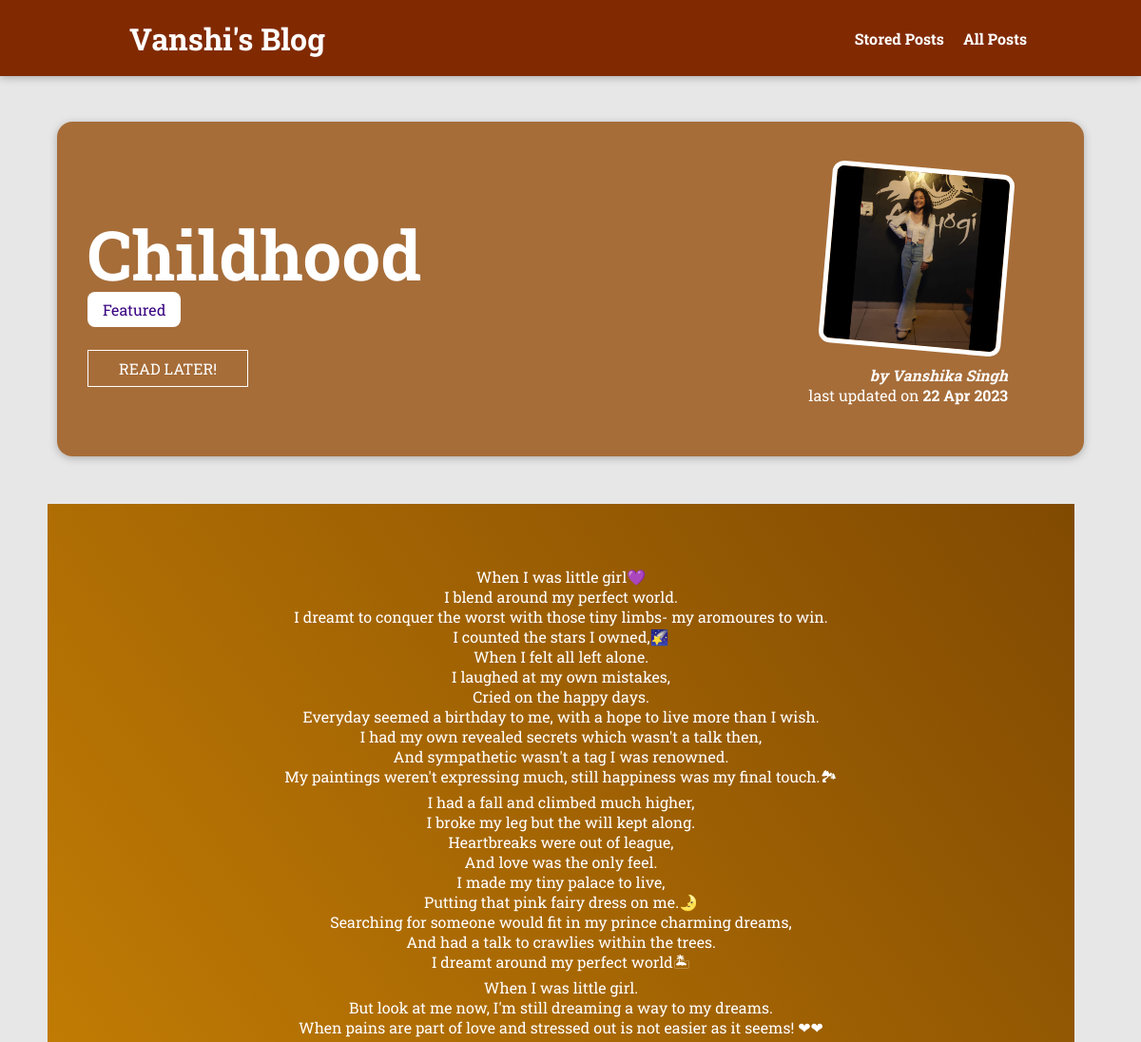
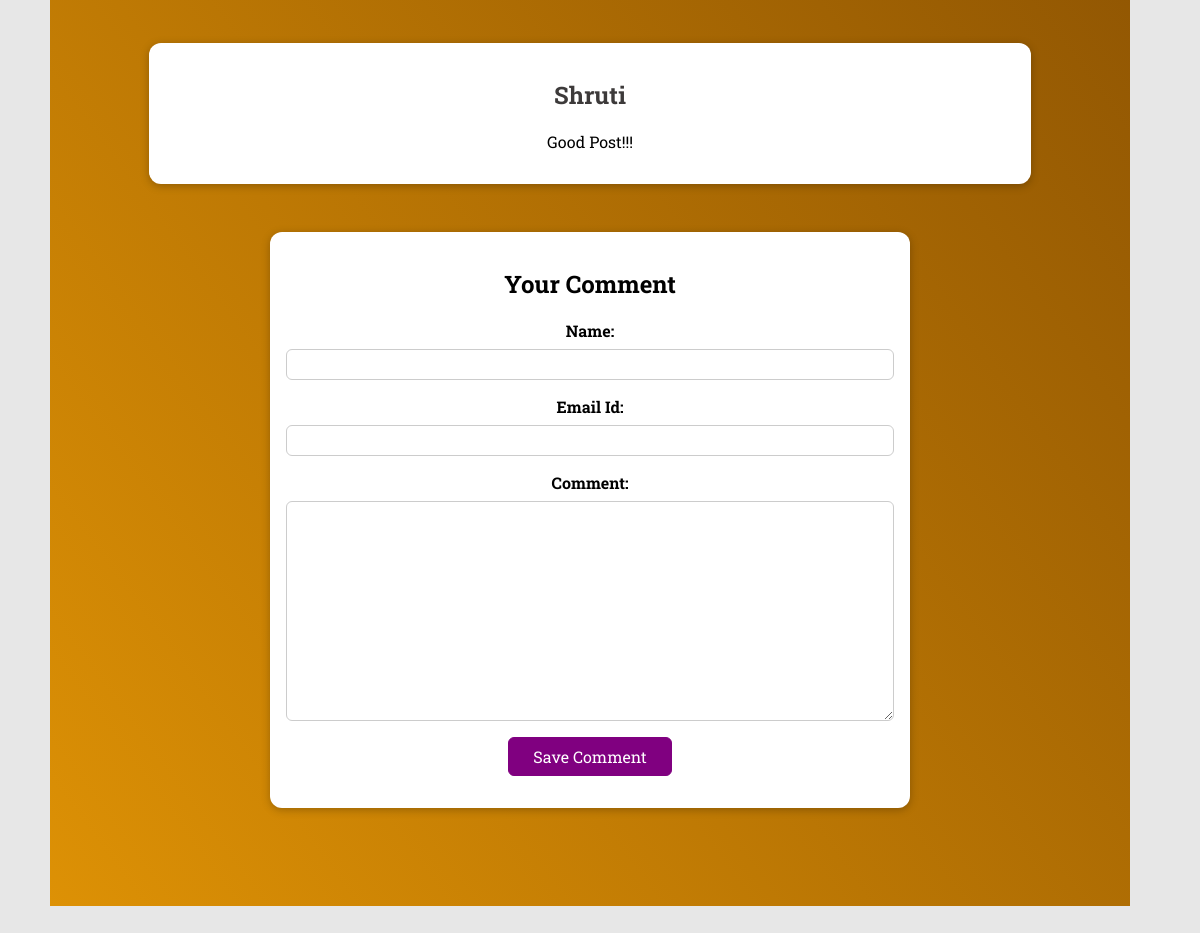
Screenshot of /posts/my-childhood with the database file from the repository (2 pictures, top to bottom).
### appBlog/models.py (models this page shows, shortened)
class Post(models.Model):
    title = models.CharField(max_length=150)
    excerpt = models.CharField(max_length=250)
    image = models.ImageField(upload_to="posts", null=True)
    date = models.DateField(auto_now=True)
    slug = models.SlugField(unique=True,db_index=True)
    content = models.TextField(validators=[MinLengthValidator(10)])
    author = models.ForeignKey(Author, on_delete=models.SET_NULL, null=True, related_name="posts")
    tags = models.ManyToManyField(Tag)

class Tag(models.Model):
    caption = models.CharField(max_length=50)

class Author(models.Model):
    first_name = models.CharField(max_length=100)
    last_name = models.CharField(max_length=100)
    email_address = models.EmailField()
    def __str__(self):
        return f"{self.first_name} {self.last_name}"

class Comment(models.Model):
    user_name = models.CharField(max_length=100)
    user_email = models.EmailField()
    text = models.TextField(max_length=500)
    post = models.ForeignKey(Post, on_delete=models.CASCADE, related_name="comments" )

### appBlog/views.py (the view, shortened to what this page needs)
# urls.py: path("posts/<slug>", views.SinglePostView.as_view(), name="post-detail-page"), #posts/my-first-post
class SinglePostView(View):
    def is_stored_post(self,request, post_id):
        stored_posts = request.session.get("stored_posts")
        if stored_posts is not None:
            is_saved_for_later = post_id in stored_posts
        else:
            is_saved_for_later = False
        return is_saved_for_later
    def get(self,request, slug):
        post = Post.objects.get(slug=slug)
        context = {
            "post": post,
            "all_tags":post.tags.all(),
            "comment_form":CommentForm(),
            "comments": post.comments.all().order_by("-id"),
            "saved_for_later": self.is_stored_post(request,post.id)
        }
        return render(request, "appBlog/post-detail.html", context)

### appBlog/forms.py
class CommentForm(forms.ModelForm):
    class Meta:
        model = Comment
        exclude = ["post"]
        labels = {
            "user_name": "Name",
            "user_email": "Email Id",
            "text" : "Comment"
        }

### appBlog/templates/appBlog/post-detail.html (shortened to what this page needs)
{% extends "base.html" %}
{% load static %}
{% block stylecss %}
<link rel="stylesheet" href="{% static "appBlog/post-detail.css" %}">
{% endblock  %}
{% block content %}
    <section id="summary">
        <h2>{{post.title}}</h2>
        <div>
            {% for tag in all_tags%}
            <span class="tag">{{tag.caption}}</span>
            {% endfor %}
        </div>
        <div id="read-later">
            <form action="{% url "read-later" %}" method="POST">
          <button>
            {% if saved_for_later %}
                removed from read later!!
            {% else %}
                READ LATER!
            {% endif %}
          </button>
            </form>
        </div>
        <article>
        <div><img src={{ post.image.url }} , alt="{{post.title}}">
        <address>by <a href="mailto:{{ post.author.email_address }}">{{post.author}}</a></address>
        <div >
            last updated on <time>{{post.date|date:"d M Y"}}</time>
        </div></div>
        </article>
    </section>
    <main class="content">
       {{post.content|linebreaks}}
       <section id="comments">
            <ul>
                {% for comment in comments  %}
                <li>
                    <h2>{{comment.user_name}}</h2>
                    <p>{{comment.text}}</p>
                </li>
                {% endfor %}
            </ul>
       </section>
       <section id="comment-form">
       <div>
        <h2>Your Comment</h2>
        <form action="{% url "post-detail-page" post.slug %}" method="POST">
            {% for form_field in comment_form %}
            <div class= "form-control" {% if form_field.errors %}invalid{% endif %}>
                {{ form_field.label_tag }}
                {{ form_field }}
            </div>
            {% endfor %}
            <button>Save Comment</button>
        </form>
       </div>
    </section>
    </main>
{% endblock %}

### appBlog/static/appBlog/post-detail.css (style rules this page uses)
body { background-color: #e7e7e7; }
#summary { margin: 8rem auto 3rem auto; padding: 2rem; width: 90%; max-width: 90rem; border-radius: 16px; background-color: rgba(152, 83, 19, 0.817); position: relative; box-shadow: 0 2px 8px rgba(0, 0, 0, 0.25); height: 22rem; }
#summary h2 { color: white; font-size: 4.5rem; margin-bottom: 0.25; }
#summary article { position: absolute; top: 2rem; right: 3rem; padding: 1rem 2rem; border-radius: 12px; text-align: right; color: white; }
#summary article img { width: 12rem; height: 12rem; border-radius: 12px; transform: rotateZ(5deg); border: 5px solid white; margin-bottom: 1rem; }
#summary address { font-weight: bold; }
#summary a { text-decoration: none; color: white; }
#summary time { font-weight: bold; }
.tag { background-color: white; color: #390281; padding: 0.5rem 1rem; border-radius: 8px; }
.content { text-align: center; background: linear-gradient(to right top, #dd9105, #814a02); width: 90%; padding: 50px; margin: 50px; color: white; }
#comment-form { margin: 3rem auto; width: 90%; max-width: 40rem; border-radius: 12px; background-color: white; box-shadow: 0 2px 8px rgba(0, 0, 0, 0.25); padding: 1rem; color: black; }
#comment-form button { font: inherit; background-color: purple; color: white; border: 1px solid purple; padding: 0.5rem 1.5rem; border-radius: 6px; }
.form-control { margin-bottom: 1rem; }
.form-control label { font-weight: bold; margin-bottom: 0.5rem; display: block; }
.form-control input, .form-control textarea { display: block; width: 100%; font: inherit; padding: 0.25rem; border-radius: 6px; border: 1px solid #ccc; }
#comments { margin: 3rem auto; width: 90%; max-width: 60rem; border-radius: 12px; background-color: white; box-shadow: 0 2px 8px rgba(0, 0, 0, 0.25); padding: 1rem 2rem; color: black; }
#comments ul { list-style: none; margin: 0; padding: 0; }
#comments li { margin-bottom: 1rem; border-bottom: 2px solid #ccc; }
#comments li:last-of-type { border-bottom: none; }
#comments h2 { color: #3d3a3a; }
#read-later { margin: 2rem 0; }
#read-later button { background-color: transparent; border: 1px solid white; padding: 0.5rem 2rem; font: inherit; color: white; cursor: pointer; }

### static/app.css (style rules this page uses)
* { box-sizing: border-box; }
body { margin: 0; }
h1, h2, h3 { font-family: 'Roboto Slab', serif; font-weight: bold; }

### rows the page displays
Post: title "Childhood", image (picture), author "Vanshika Singh", date "22 Apr 2023", content "When I was little girl💜 I blend around my perfect world. I dreamt to conquer the worst with those tiny limbs- my aromoures to win. I counted the stars I owned,🌠 When I felt all left alone. I laughed at my own mistakes, Cried on the happy days. Everyday seemed a birthday to me, with a hope to live more than I wish. I had my own revealed secrets which wasn't a talk then, And sympathetic wasn't a tag I was renowned. My paintings weren't expressing much, still happiness was my final touch.🏞 I had a fall and climbed much higher, I broke my leg but the will kept along. Heartbreaks were out of league, And love was the only feel. I made my tiny palace to live, Putting that pink fairy dress on me.🌛…"
Tag: caption "Featured"
Comment: user_name "Shruti", text "Good Post!!!"
